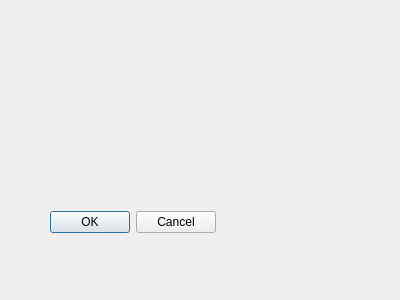
<?xml version="1.0" encoding="UTF-8"?>
<ui version="4.0">
 <class>Dialog</class>
 <widget class="QDialog" name="Dialog">
  <property name="geometry">
   <rect>
    <x>0</x>
    <y>0</y>
    <width>400</width>
    <height>300</height>
   </rect>
  </property>
  <property name="windowTitle">
   <string>Dialog</string>
  </property>
  <widget class="QDialogButtonBox" name="buttonBox">
   <property name="geometry">
    <rect>
     <x>50</x>
     <y>210</y>
     <width>166</width>
     <height>25</height>
    </rect>
   </property>
   <property name="standardButtons">
    <set>QDialogButtonBox::Cancel|QDialogButtonBox::Ok</set>
   </property>
  </widget>
 </widget>
 <resources/>
 <connections/>
</ui>
